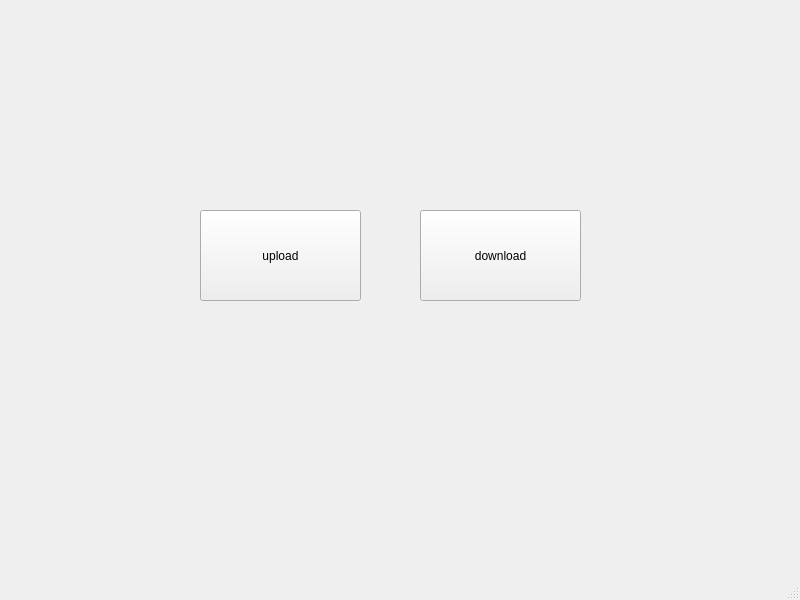
<?xml version="1.0" encoding="UTF-8"?>
<ui version="4.0">
 <class>cloudselect</class>
 <widget class="QMainWindow" name="cloudselect">
  <property name="geometry">
   <rect>
    <x>0</x>
    <y>0</y>
    <width>800</width>
    <height>600</height>
   </rect>
  </property>
  <property name="windowTitle">
   <string>MainWindow</string>
  </property>
  <widget class="QWidget" name="centralwidget">
   <widget class="QPushButton" name="upload">
    <property name="geometry">
     <rect>
      <x>200</x>
      <y>210</y>
      <width>161</width>
      <height>91</height>
     </rect>
    </property>
    <property name="text">
     <string>upload</string>
    </property>
   </widget>
   <widget class="QPushButton" name="download">
    <property name="geometry">
     <rect>
      <x>420</x>
      <y>210</y>
      <width>161</width>
      <height>91</height>
     </rect>
    </property>
    <property name="text">
     <string>download</string>
    </property>
   </widget>
  </widget>
  <widget class="QMenuBar" name="menubar">
   <property name="geometry">
    <rect>
     <x>0</x>
     <y>0</y>
     <width>800</width>
     <height>21</height>
    </rect>
   </property>
  </widget>
  <widget class="QStatusBar" name="statusbar"/>
 </widget>
 <resources/>
 <connections/>
</ui>
